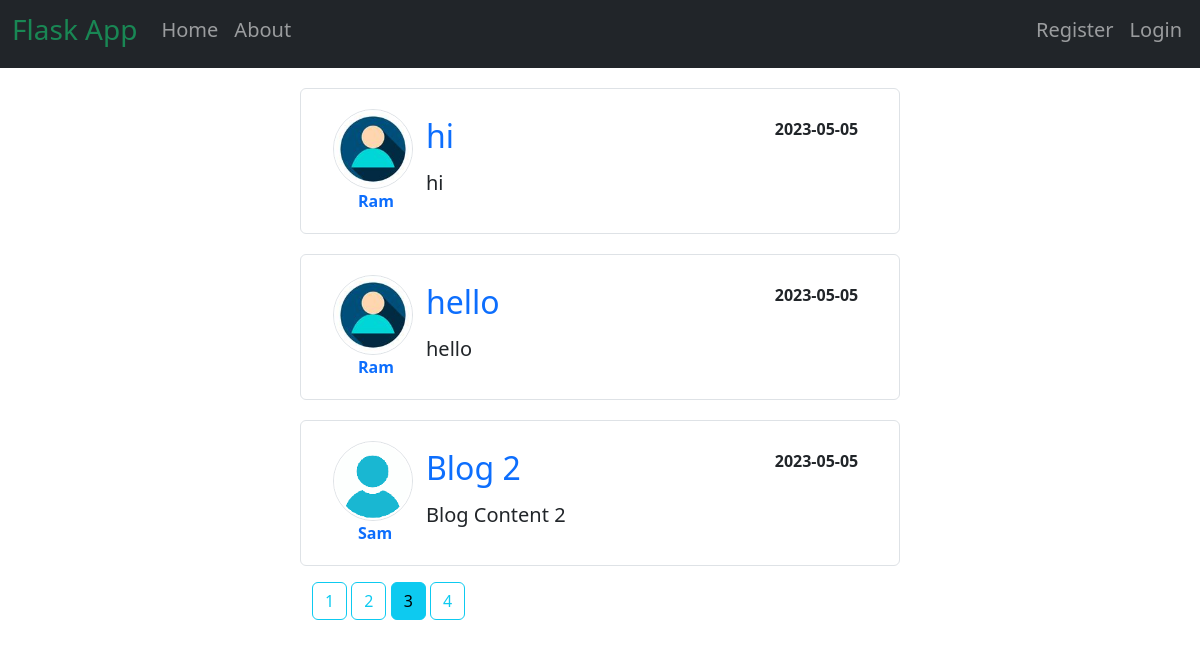
Screenshot of /home?page=3 with the database file from the repository.
### flaskblog/models.py (models this page shows, shortened)
class Post(db.Model):
   id = db.Column(db.Integer, primary_key=True)
   title = db.Column(db.String(100), nullable=False)
   date_posted = db.Column(db.DateTime, nullable=False, default=datetime.utcnow)
   content = db.Column(db.Text, nullable=False)
   user_id = db.Column(db.Integer, db.ForeignKey('user.id'), nullable=False)

class User(db.Model, UserMixin):
   id = db.Column(db.Integer, primary_key=True)
   username = db.Column(db.String(20), unique=True, nullable=False)
   email = db.Column(db.String(120), unique=True, nullable=False)
   image_file = db.Column(db.String(20), nullable=False, default='default.jpg')
   password = db.Column(db.String(60), nullable=False)
   posts = db.relationship('Post', backref='author', lazy=True)

### flaskblog/main/routes.py (the view)
@main.route('/')
@main.route('/home')
def home():
   page = request.args.get('page', 1, type=int)
   posts = Post.query.order_by(Post.date_posted.desc()).paginate(page=page, per_page=3)
   return render_template('index.html', posts=posts)

### flaskblog/templates/index.html (shortened to what this page needs)
{% extends 'layout.html' %}
{% block content %}
    {% for post in posts.items %}
    <div class="blog row border rounded mb-3">
        <div class="col-2">
            <img class="rounded-circle border" src="{{ url_for('static', filename='profile_pics/' + post.author.image_file) }}" height="80">
            <br> &nbsp; &nbsp; &nbsp;
            <a class="link" href="{{ url_for('users.user_posts', username=post.author.username) }}"><b>{{post.author.username}}</b></a>
        </div>
        <div class="col-10">
            <div class="row mt-2">
                <h2 class="col-9 text-info"><a class="link" href="{{ url_for('posts.post', post_id=post.id )}}">{{post.title}}</a></h2>
                <b class="col-3">{{post.date_posted.strftime('%Y-%m-%d')}}</b>
            </div>
            <div class="row mt-2">
                <h5 class="col-6">{{post.content}}</h5>
            </div>
        </div>
    </div>
    {% endfor %}
    {% for page_num in posts.iter_pages(left_edge=1, right_edge=1, left_current=1, right_current=1) %}
        {% if page_num %}
            {% if posts.page == page_num %}
                <a class="btn btn-info mb-4" href="{{ url_for('main.home', page=page_num) }}">{{ page_num }}</a>
            {% else %}
                <a class="btn btn-outline-info mb-4" href="{{ url_for('main.home', page=page_num) }}">{{ page_num }}</a>
            {% endif %}
        {% endif %}
    {% endfor %}
{% endblock %}

### flaskblog/static/main.css (style rules this page uses)
.blog { margin-top: 20px; padding: 20px; }
.link { text-decoration: none; }

### rows the page displays
Post: image_file (picture), author.username "Ram", title "hi", date_posted "2023-05-05", content "hi"
Post: image_file (picture), author.username "Ram", title "hello", date_posted "2023-05-05", content "hello"
Post: image_file (picture), author.username "Sam", title "Blog 2", date_posted "2023-05-05", content "Blog Content 2"

### other values shown
{{ page_num }} "1" "2" "4"
{{ page_num }} "3"
